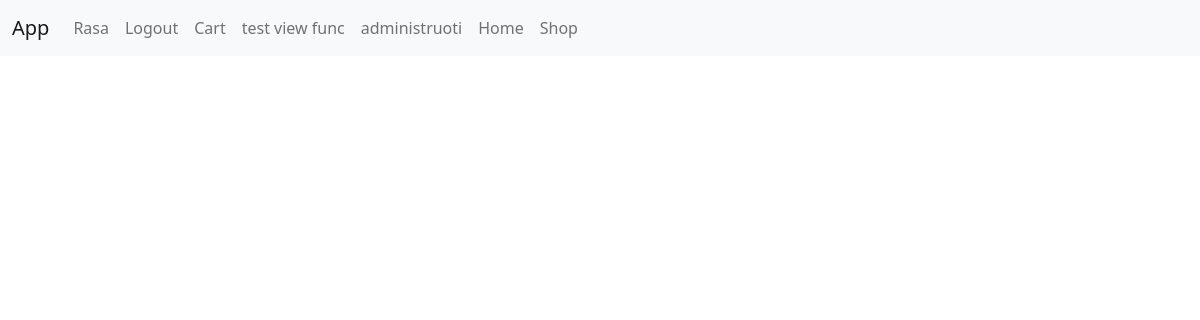
Before: /app/cart/ (signed in) with the older database file.
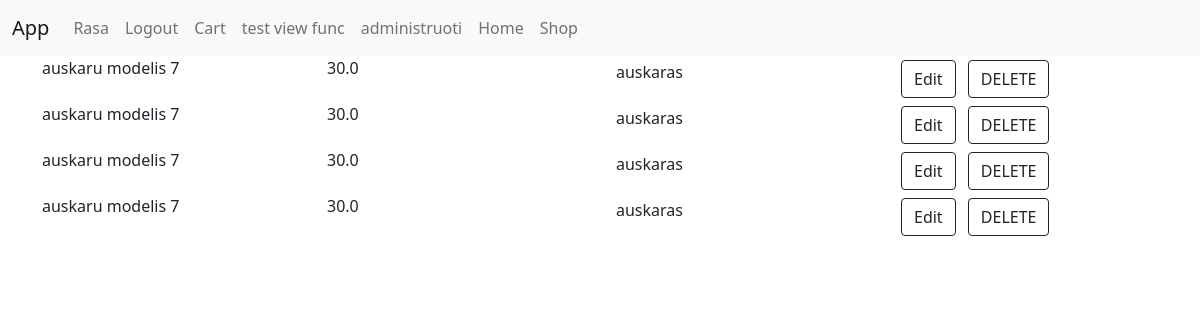
After: the same page with the newer database file.
### shop/models.py (models this page shows, shortened)
class CartItem(models.Model):
    item_model_id = models.ForeignKey(ItemModel, on_delete=models.CASCADE, null=True, blank=True)
    cart_id = models.ForeignKey(Cart, on_delete=models.CASCADE, null=True, blank=True)
    quantity = models.IntegerField("quantity", default=1)
    user = models.ForeignKey(User, on_delete=models.CASCADE, null=True, blank=True)

class ItemModel(models.Model):
    item_model_name = models.CharField("Item model name", max_length=30, help_text="shop item category name")
    category_id = models.ManyToManyField("ItemCategory", help_text="Item category")
    price = models.FloatField("Item price", default="0.00")
    photo = models.ImageField(default="item_pics/default.jpg", upload_to="item_pics", null=True)

class ItemCategory(models.Model):
    item_category = models.CharField("Item category", max_length=30, help_text="shop item category name")
    def __str__(self):
        return f"{self.item_category}"

### shop/views.py (the view)
# urls.py: path("cart/", views.user_cart_view, name='user_cart_n'),
@login_required
def user_cart_view(request):
    user_cart_id = request.user.cart.id #galime trumpiau, grazint tiesiai cart
    cart = get_object_or_404(Cart, pk=user_cart_id)
    data = {
        'cart_cntx': cart,
    }
    return render(request, "user_cart.html", context=data)

### shop/templates/user_cart.html
{% extends "base.html" %}
{% block content %}
{% if user.is_authenticated %}
<div class="container">
    <div class="row row-cols-4">
        {% for cart_item_obj in cart_cntx.cartitem_set.all %}
        <div class="col">
            {{ cart_item_obj.item_model_id.item_model_name }}
        </div>
        <div class="col">
            {{ cart_item_obj.item_model_id.price }}
        </div>
        <div class="col d-inline-flex flex-row">
            {% for category_obj in cart_item_obj.item_model_id.category_id.all %}
            <div class="m-1">{{ category_obj }}</div>
            {% endfor %}
        </div>
        <div class="col">
            <a class="btn btn-outline-dark m-1" href=""
               role="button">Edit</a>
            <a class="btn btn-outline-dark m-1" href=""
               role="button">DELETE</a>
        </div>
        {% endfor %}
    </div>
</div>
{% else %}
403 Forbidden
{% endif %}
{% endblock %}

### shop/templates/navbar_1.html (shortened to what this page needs)
<nav class="navbar navbar-expand-lg navbar-light bg-light">
    <div class="container-fluid">
        <a class="navbar-brand" href="{% url 'index_n' %}">App</a>
        <div class="collapse navbar-collapse" id="navbarSupportedContent">
            <ul class="navbar-nav me-auto mb-2 mb-lg-0">
                {% if user.is_authenticated %}
                <li class="nav-item">
                    <a class="nav-link" href="{% url 'user_profile_n' %}">{{ user.get_username }}</a>
                </li>
                <li class="nav-item">
                    <a class="nav-link" href="{% url 'logout' %}?next=/">Logout</a>
                </li>
                <li class="nav-item">
                    <a class="nav-link" href="{% url 'user_cart_n' %}">Cart</a>
                </li>
                <li class="nav-item">
                    <a class="nav-link" href="{% url 'test_view_func_n' %}">test view func </a>
                </li>
                {% for group in user.groups.all %}
                {% if group.name == 'shop_admin' %}
                <li class="nav-item">
                    <a class="nav-link" href="{% url 'administrator_n' %}">administruoti</a>
                </li>
                {% endif %}
                {% endfor %}
                {% endif %}
                <li class="nav-item">
                    <a class="nav-link" href="{% url 'index_n' %}">Home</a>
                </li>
                <li class="nav-item">
                    <a class="nav-link" href="{% url 'view_items_models_list_n' %}">Shop</a>
                </li>
            </ul>
        </div>
    </div>
</nav>

Changed rows visible on the page:
added CartItem: item_model_id.item_model_name "auskaru modelis 7", item_model_id.price "30.0"
now on this page (row unchanged): ItemCategory: item_category "auskaras"
added CartItem: item_model_id.item_model_name "auskaru modelis 7", item_model_id.price "30.0"
added CartItem: item_model_id.item_model_name "auskaru modelis 7", item_model_id.price "30.0"
added CartItem: item_model_id.item_model_name "auskaru modelis 7", item_model_id.price "30.0"
